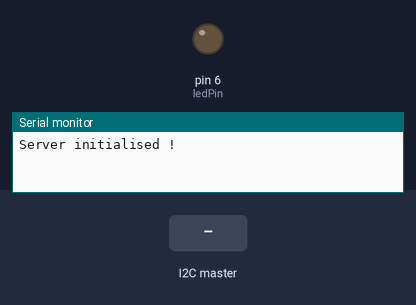
This sketch was run on a simulated Arduino Uno, built with avr-gcc and run on an emulated ATmega328P. On the bench: output pins drawn as LEDs (lit = HIGH), the last lines printed to the serial monitor. The inputs (shaded band) are chosen by the test bench. No radio packets arrive unless stated.

Above: at 1.2 s.
1.3 s: the I2C master sends the byte 1
At 2.1 s:
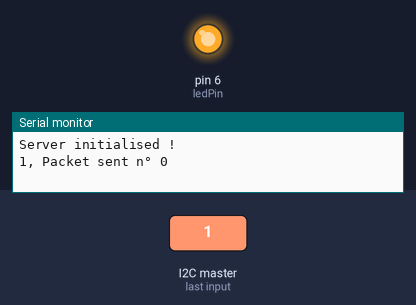
2.8 s: the I2C master sends the byte 0
At 3.2 s:
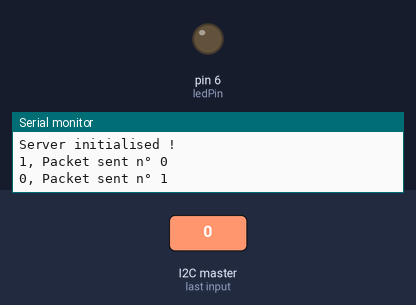
4.3 s: the I2C master sends the byte 2
At 5.5 s:
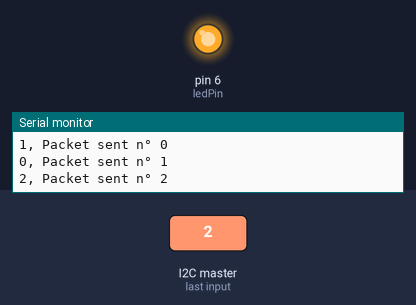
Timing chart, 0 to 7.3 s (numbered marks = the images above; inputs shaded):
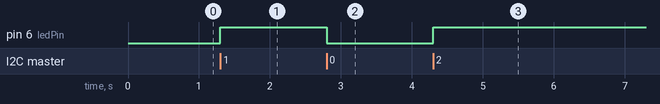

Measured:
- after the input at 1.3 s, pin 6 (ledPin): LOW → HIGH at once
- after the input at 2.8 s, pin 6 (ledPin): HIGH → LOW at once
- after the input at 4.3 s, pin 6 (ledPin): LOW → HIGH at once

The sketch:

sketch_sender.ino
```cpp
/*
This script should be uploaded on the LoRa Arduino card that is connected to the Rasp Pi through I2C connection,
and that sends data through LoRa to the other card, which is connected to the PC
*/

#include <LoRa.h>
#include <Wire.h>  // For I2C data transfer


const int ledPin = 6;  // Blink indicator : when a packet is received.
volatile bool x;
volatile bool newI2CData = false;
volatile byte i2cBuffer[32];
volatile byte bufferIndex = 0;
int packet_number = 0;

void setup() {
  Serial.begin(9600);
  // Join I2C bus as slave with address 8
  Wire.begin(0x8);
  // Call receiveEvent when data received
  Wire.onReceive(receiveEvent);

  pinMode(ledPin, OUTPUT);
  digitalWrite(ledPin, LOW);
  if (!LoRa.begin(868E6)) {
    Serial.println("Starting LoRa failed!");
    while (1);
  }
  Serial.println("Server initialised !");
}

void receiveEvent(int howMany) {
  while (Wire.available() && bufferIndex < sizeof(i2cBuffer)) {
    i2cBuffer[bufferIndex++] = Wire.read();
  }
  newI2CData = true; // Signal main loop
}

void loop() {
  if (newI2CData) {  // When the buffer is full, sends the packet through LoRa
    blink_led();
    LoRa.beginPacket();
    for (byte i = 0; i < bufferIndex; i++) {
      LoRa.write(i2cBuffer[i]);
      Serial.print(i2cBuffer[i]); Serial.print(", ");
    }
  if (LoRa.endPacket(true)) {
    Serial.print("Packet sent n° "); Serial.println(packet_number);
    packet_number++;
  } else {
    Serial.println("Failed to send packet.");
  }
    bufferIndex = 0; // Reset buffer
    newI2CData = false;
  }
}

void blink_led() {
    x = !x;
    if(x == true) {
      digitalWrite(ledPin, HIGH);
    }
    else {
      digitalWrite(ledPin, LOW);
    }
}
```
